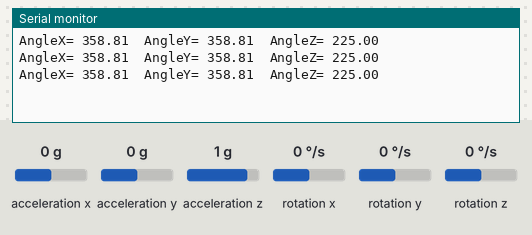
A sketch run on a simulated Arduino Uno, built with avr-gcc and run on an emulated ATmega328P. On the bench: the last lines printed to the serial monitor. Wiring (inferred from the names in the program): MPU-6050 motion sensor at I2C address 0x68. The test bench sets the inputs (shaded band); at power-on: acceleration x 0 g, acceleration y 0 g, acceleration z 1 g, rotation x 0 °/s, rotation y 0 °/s, rotation z 0 °/s.

Above: at 1.3 s.
1.4 s: acceleration x set to -1.4 g
At 1.9 s:
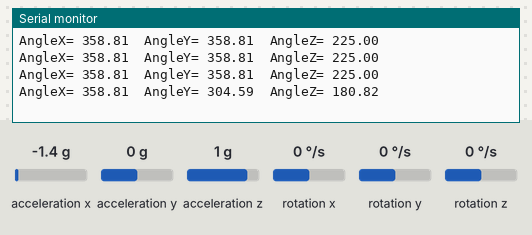
2.9 s: acceleration y set to -1.4 g
At 3.4 s:
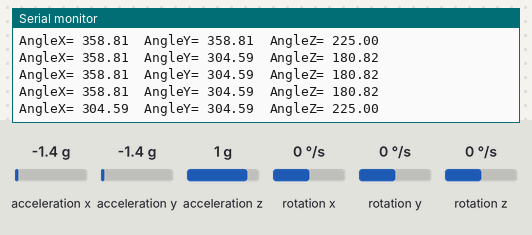
4.4 s: acceleration z set to -1.4 g
At 4.9 s:
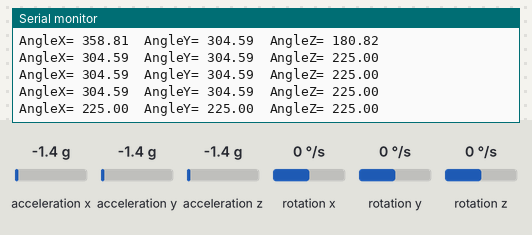
Timing chart, 0 to 7.4 s (numbered marks = the images above; inputs shaded):
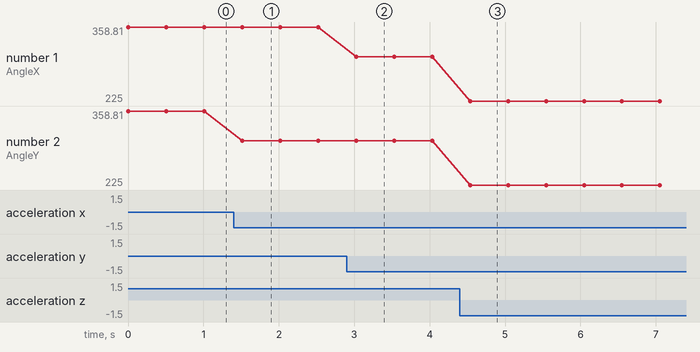

The sketch:

mpu6050_test.ino
```cpp
/*
 * MPU6050 Connections:
 * VCC to 5V
 * GND to GND
 * SCL to A5
 * SDA to A4
 * ADO to GND
 * INT to Digital pin 2.
 */

#include<Wire.h>

const int MPU_addr=0x68;
int16_t AcX,AcY,AcZ,Tmp,GyX,GyY,GyZ;

int minVal=265;
int maxVal=402;

double x;
double y;
double z;

void calc_angle(){
  Wire.beginTransmission(MPU_addr);
  Wire.write(0x3B);
  Wire.endTransmission(false);
  Wire.requestFrom(MPU_addr,14,true);
  AcX=Wire.read()<<8|Wire.read();
  AcY=Wire.read()<<8|Wire.read();
  AcZ=Wire.read()<<8|Wire.read();
  int xAng = map(AcX,minVal,maxVal,-90,90);
  int yAng = map(AcY,minVal,maxVal,-90,90);
  int zAng = map(AcZ,minVal,maxVal,-90,90);

  x= RAD_TO_DEG * (atan2(-yAng, -zAng)+PI);
  y= RAD_TO_DEG * (atan2(-xAng, -zAng)+PI);
  z= RAD_TO_DEG * (atan2(-yAng, -xAng)+PI);
}

void setup(){
  Wire.begin();
  Wire.beginTransmission(MPU_addr);
  Wire.write(0x6B);
  Wire.write(0);
  Wire.endTransmission(true);
  Serial.begin(9600);
}

void loop(){
  calc_angle();

  Serial.print("AngleX= ");
  Serial.print(x);

  Serial.print("\tAngleY= ");
  Serial.print(y);

  Serial.print("\tAngleZ= ");
  Serial.println(z);

  delay(500);
}
```

Measured:
- after the input at 1.4 s, the serial monitor: prints a new line after 0.11 s (image 1)
- after the input at 2.9 s, the serial monitor: prints a new line after 0.13 s (image 2)
- after the input at 4.4 s, the serial monitor: prints a new line after 0.14 s (image 3)
- plotted number 2: 358.81 → 304.59 after the input at 1.4 s
